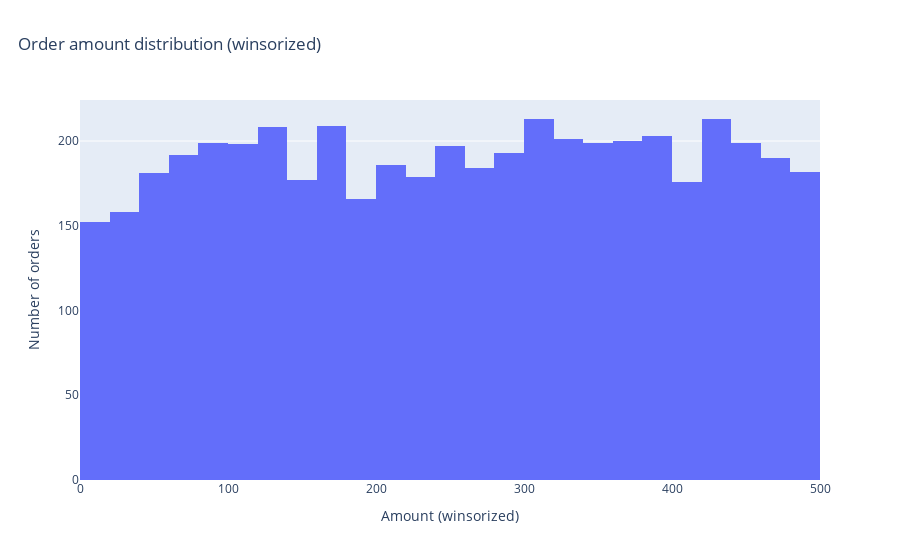

Source (notebook cell):
### Markdown cell above
**Interpretation — Monthly revenue trend**

- Monthly revenue ranges ~64k–118k; earliest months (Jan ~106k) lead, while Dec dips (~64k).
- A small <NA> bucket (~118k) comes from rows with missing/invalid month; worth cleaning if time analyses matter.
- Caveat: created_at had missing values before parsing; timing gaps could bias month-level comparisons.

### Code cell
fig = px.histogram(df, x="amount_winsor", nbins=30, title="Order amount distribution (winsorized)")
fig.update_layout(title={"x": 0.02})
fig.update_xaxes(title_text="Amount (winsorized)")
fig.update_yaxes(title_text="Number of orders")
save_fig(fig, FIGS / "amount_hist_winsor.png")
fig

### Figure 1 — Plotly figure (JSON) as saved in the notebook; plotly's stock layout.template omitted (floating-point values rounded to 4 significant figures; data arrays with more than 128 entries replaced by an {"elided": "..."} marker saying what was removed)
{"data": [{"bingroup": "x", "hovertemplate": "amount_winsor=%{x}<br>count=%{y}<extra></extra>", "legendgroup": "", "marker": {"color": "#636efa", "pattern": {"shape": ""}}, "name": "", "nbinsx": 30, "orientation": "v", "showlegend": false, "type": "histogram", "x": {"elided": "5250 float values"}, "xaxis": "x", "yaxis": "y"}], "layout": {"barmode": "relative", "legend": {"tracegroupgap": 0}, "title": {"text": "Order amount distribution (winsorized)", "x": 0.02}, "xaxis": {"anchor": "y", "domain": [0, 1], "title": {"text": "Amount (winsorized)"}}, "yaxis": {"anchor": "x", "domain": [0, 1], "title": {"text": "Number of orders"}}}}
